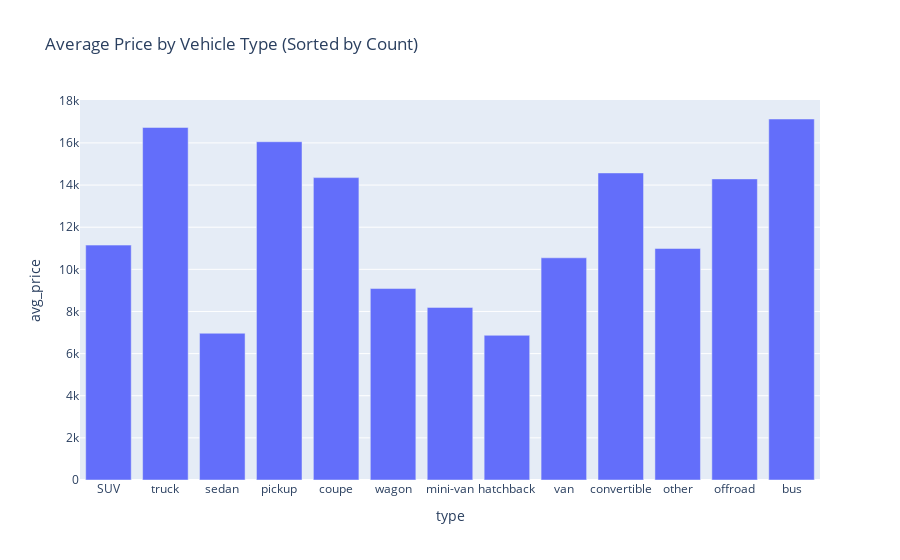

This figure's notebook cell:
### Markdown cell above
The scatter plot above shows that as mileage increases, both price and number of cars listed decrease

### Code cell
# Group and compute mean and count
df_grouped = df.groupby("type").agg(avg_price=("price", "mean"), count=("price", "count")).reset_index()

# Sort by count
df_grouped = df_grouped.sort_values(by="count", ascending=False)

# Plot average price sorted by count
px.bar(df_grouped, x="type", y="avg_price", title="Average Price by Vehicle Type (Sorted by Count)")

### Figure 1 — Plotly figure (JSON) as saved in the notebook; plotly's stock layout.template omitted (floating-point values rounded to 4 significant figures)
{"data": [{"hovertemplate": "type=%{x}<br>avg_price=%{y}<extra></extra>", "legendgroup": "", "marker": {"color": "#636efa", "pattern": {"shape": ""}}, "name": "", "orientation": "v", "showlegend": false, "textposition": "auto", "type": "bar", "x": ["SUV", "truck", "sedan", "pickup", "coupe", "wagon", "mini-van", "hatchback", "van", "convertible", "other", "offroad", "bus"], "xaxis": "x", "y": [11150.0, 16730.0, 6965.0, 16060.0, 14350.0, 9088.0, 8193.0, 6869.0, 10550.0, 14580.0, 10990.0, 14290.0, 17140.0], "yaxis": "y"}], "layout": {"barmode": "relative", "legend": {"tracegroupgap": 0}, "title": {"text": "Average Price by Vehicle Type (Sorted by Count)"}, "xaxis": {"anchor": "y", "domain": [0, 1], "title": {"text": "type"}}, "yaxis": {"anchor": "x", "domain": [0, 1], "title": {"text": "avg_price"}}}}
